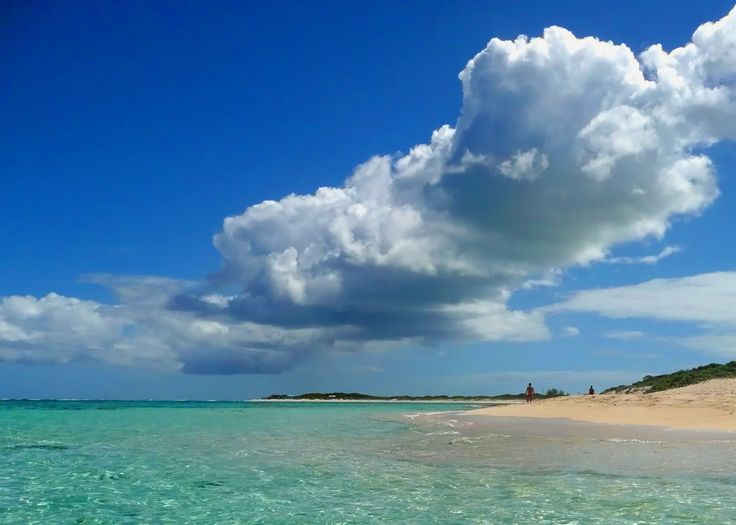
#> input picture images/Tutorial14/in.jpg, 736 x 525 px, given in place of the camera
$ python Tutorial13.py   (older library calls are emulated)
#> lines starting #> are read from the running program, lines starting #| are printed output that depends on the picture
# Tutorial 13 : Edge detection and gradient
# Two techniques of edge detection :
# 1. Sobel : different for x and y direction, first order derivatives, gradient based method, uses different kernels for x and y direction
# 2. Laplacian : only 1 kernel used, 2nd order derivative used, much sensitive to noise,

# Canny edge detection

import numpy as np
import cv2

cap = cv2.VideoCapture(0)
while True :
	_, frame = cap.read()
#> frame is the input picture: shape (525, 736, 3); mean B, G, R 165.5, 130.2, 83.6

	# apply edge detection after removal of noise only
	gaussian = cv2.GaussianBlur(frame, (15,15), 1)

	laplacian = cv2.Laplacian(frame, cv2.CV_64F)
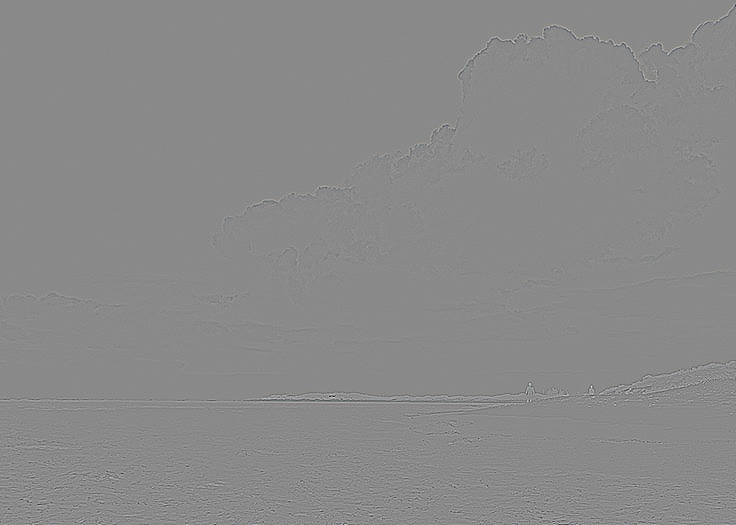
#> laplacian: shape (525, 736, 3) float64; mean B, G, R 0, 0, 0; drawn with min black and max white
	sobelx = cv2.Sobel(frame, cv2.CV_64F, 1, 0, ksize = 1)
	sobely = cv2.Sobel(frame, cv2.CV_64F, 0, 1, ksize = 1)
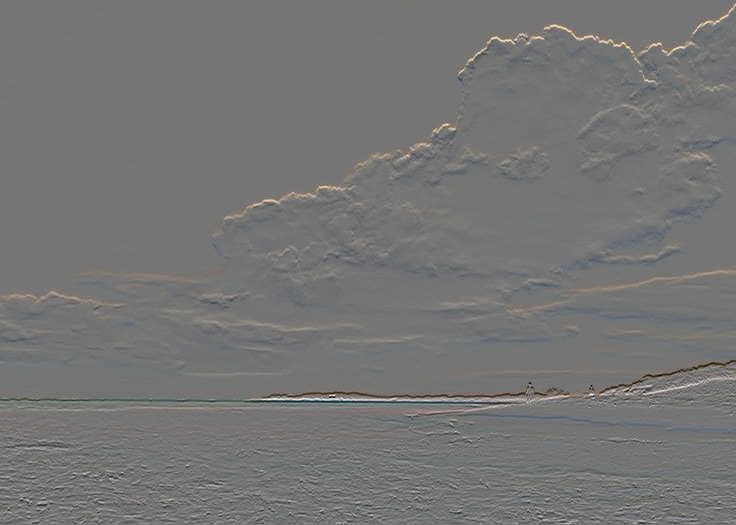
#> sobely: shape (525, 736, 3) float64; mean B, G, R -0.1, 0.3, 0.3; drawn with min black and max white

	canny = cv2.Canny(frame, 0, 255)
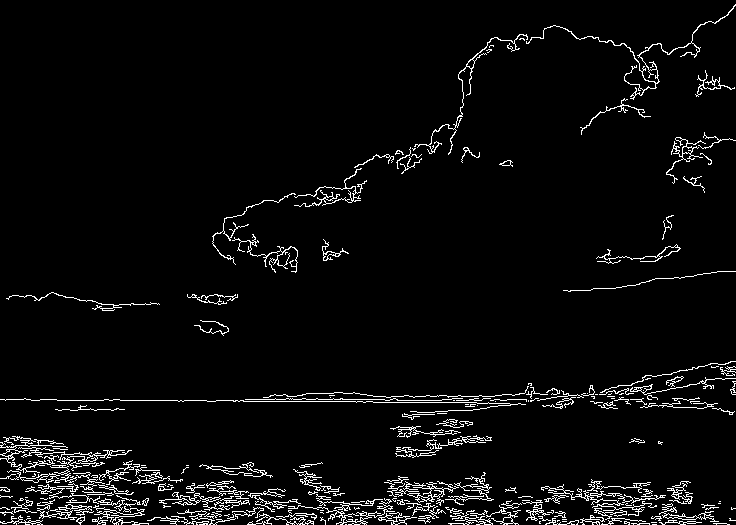
#> canny: shape (525, 736); 4.3% white in thin lines or dots
	# [4 lines of commented-out code are left out]
	cv2.imshow('canny',canny)


	k = cv2.waitKey(1)
#> (key q is pressed here)
	if k & 0xFF == ord('q') :
		break

cv2.destroyAllWindows()
cap.release()
